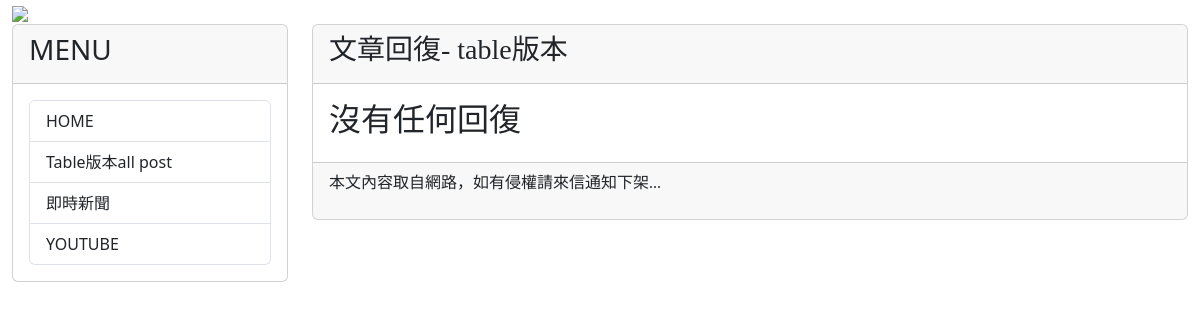
The app's page /post/5/comments, older data.
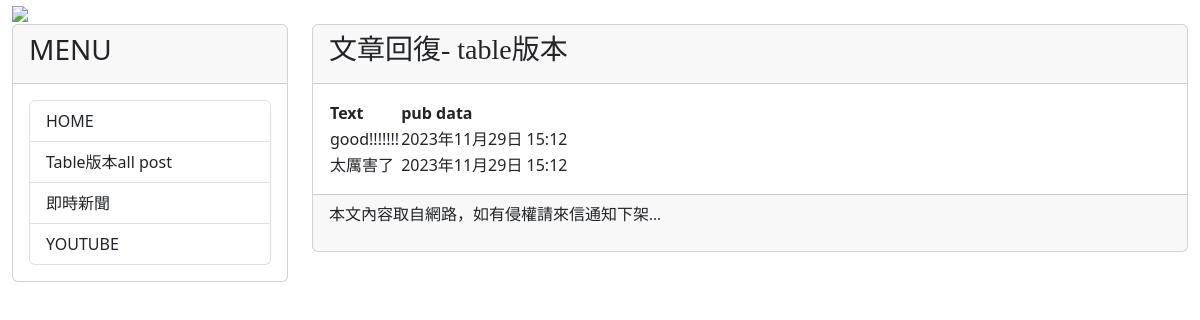
The same page, newer data.
### mysite/models.py (models this page shows, shortened)
class Comment(models.Model):
    post = models.ForeignKey(Post, on_delete=models.CASCADE)
    text = models.CharField(max_length=200)
    pub_date = models.DateTimeField(auto_now_add=True)

### mysite/views.py (the view)
# urls.py: path('post/<int:post_id>/comments', views.show_comments, name='show-comments'),
def show_comments(request, post_id):
    comments = Post.objects.get(id=post_id).comment_set.all()
    return render(request, 'comments.html', locals())

### mysite/templates/comments.html (shortened to what this page needs)
{% extends "base2.html" %}
{% block headmessage %}
<h3 style='font-family:標楷體;'>文章回復- table版本</a>
{% endblock headmessage %}
{% block content %}
{% for c in comments %}
{% if forloop.first %}
<table>
    <tr background="#cccccc">
        <th>Text</th>
        <th>pub data</th>
    </tr>
{% endif %}
    <tr background='{% cycle "#ffccff" "#ccffcc" %}'>
        <td>{{ c.text }}</td>
        <td>{{ c.pub_date }}</td>
    </tr>
{% if forloop.last %}
</table>
{% endif %}
{% empty %}
<h2>沒有任何回復</h2>
{% endfor %}
{% endblock content %}

Row changes from the older to the newer data that the page shows:
added Comment: text "good!!!!!!!", pub_date "2023年11月29日 15:12"
added Comment: text "太厲害了", pub_date "2023年11月29日 15:12"
Text that changed along with them:
text no longer shown: "沒有任何回復"
